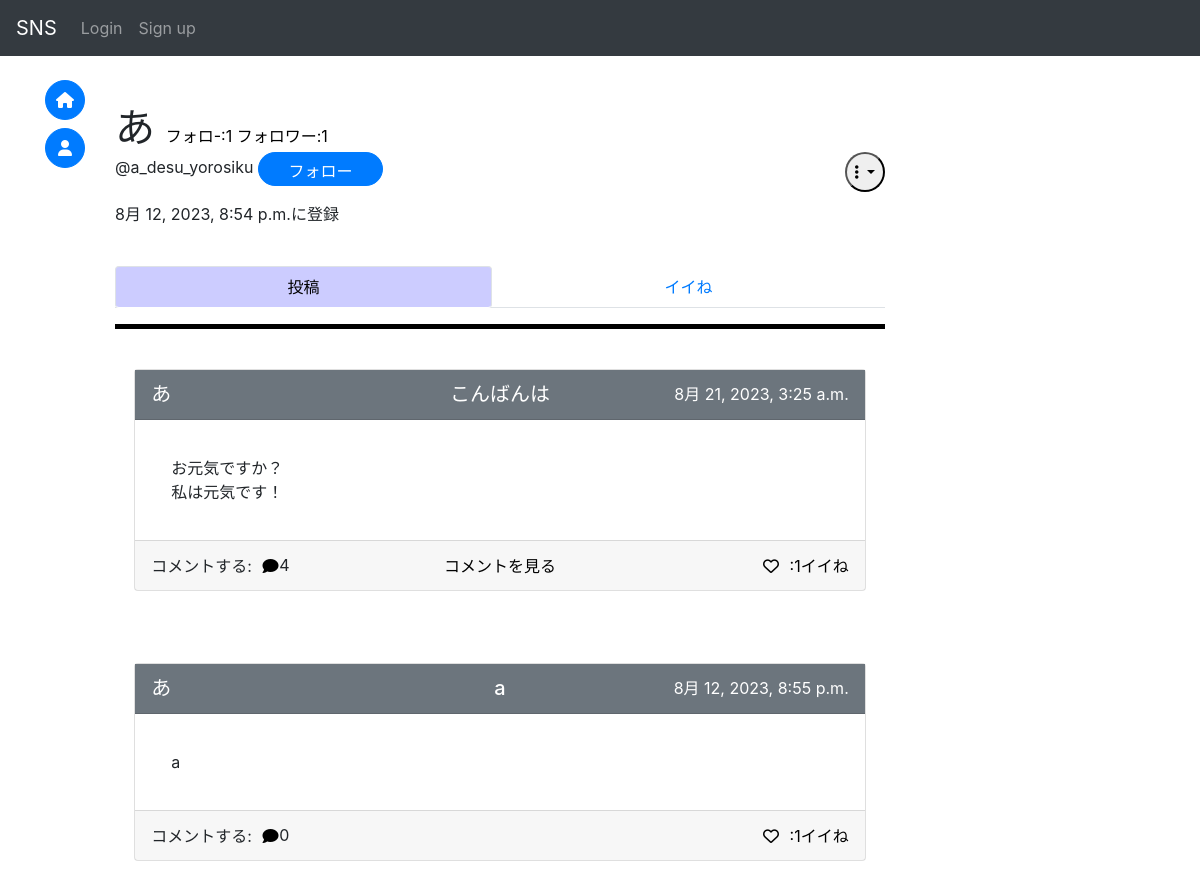
Before: /accounts/user/1d301dd7-8f2a-4aba-b0e0-6cc3a210333b/ with the older database file.
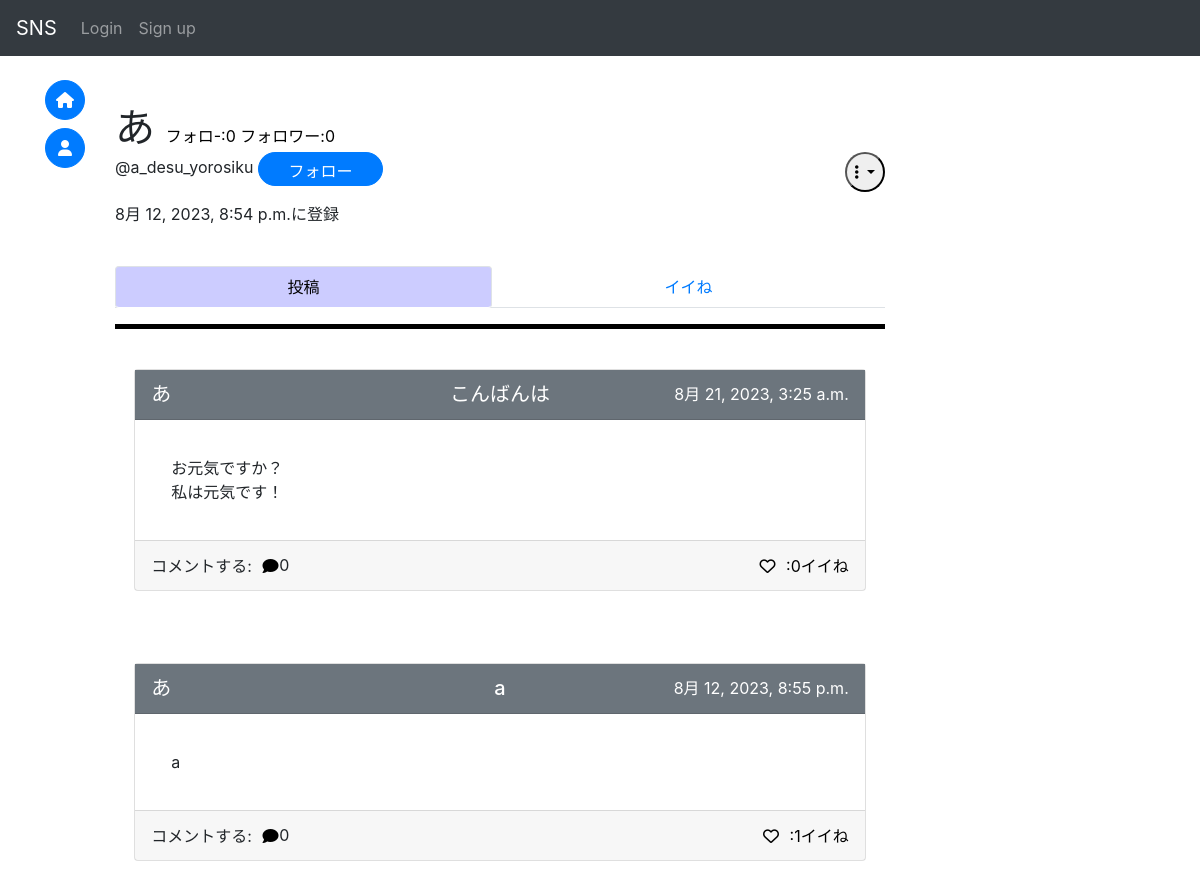
After: the same page with the newer database file.
### accounts/models.py (models this page shows, shortened)
class CustomUser(AbstractBaseUser, PermissionsMixin):
    id = models.UUIDField(primary_key=True, default=uuid.uuid4, editable=False)
    email = models.EmailField(_("email address"), unique=True, null=True)
    is_staff = models.BooleanField(
        _("staff status"),
        default=False,
        help_text=_("Designates whether the user can log into this admin site."),
    )
    username = models.CharField(_("username"), max_length=50)
    usertag = models.CharField(_("usertag"), max_length=16, unique=True, null=True)
    created_at = models.DateTimeField(auto_now_add=True)
    mentioned = models.ManyToManyField(
        "sns.Post",
        blank=True,
        related_name="mentioned"
    )
    objects = CustomUserManager()
    EMAIL_FIELD = "email"
    USERNAME_FIELD = "email"
    REQUIRED_FIELDS = ["username", "usertag"]
    class Meta:
        verbose_name = _("user")
        verbose_name_plural = _("users")
    def __str__(self):
        return self.username

### sns/models.py (models this page shows, shortened)
class Post(models.Model):
    id = models.UUIDField(primary_key=True, default=uuid.uuid4, editable=False)
    title = models.CharField(max_length=50, null=True)
    detail = models.TextField(max_length=255)
    author = models.ForeignKey(
        get_user_model(),
        on_delete=models.CASCADE,
        related_name="author"
    )
    created_at = models.DateTimeField(auto_now_add=True)
    good_num = models.IntegerField(default=0)
    mode = models.IntegerField(default=0)#0:通常の投稿 1:コメント
    parent_post = models.ForeignKey(
        "Post",
        on_delete=models.CASCADE,
        null=True,
        blank=True,
    )

### accounts/views.py (the view, shortened to what this page needs)
# urls.py: path("user/<str:id>/", views.user_detail, name="user"),
def user_detail(request, id):
    context = {}
    user = get_object_or_404(CustomUser, pk=id)
    post = Post.objects.filter(author=user)
    context["userDetail"] = user
    context["posts"] = post
    following_num = Follower.objects.filter(following=user).count()
    followed_num = Follower.objects.filter(followed=user).count()
    context["following"] = False
    context["following_num"] = following_num
    context["followed_num"] = followed_num
    context["btn_class"] = "btn-primary"
    lib.list_comment(context, post)
    if request.user.is_anonymous:
        return render(request, "accounts/userDetail.html", context)

### mysns/lib.py (called while the page is built)
def comment_num_count(now, com_num, count=0):
    ans = 0
    for n in now.post_set.all():
        ans += comment_num_count(n, com_num, count)
    com_num[now.id] = ans
    return ans + 1

def list_comment(context, post):
    comment_num = {} #各投稿に対するコメント数
    top_comment = {} #各投稿に対するコメント
    for p in post:
        comment_num_count(p, comment_num)
        try:
            top_comment[p.id] = p.post_set.all()
        except Exception:
            top_comment[p.id] = []
    context["comment_num"] = comment_num
    context["top_comment"] = top_comment

### sns/templatetags/custom_filter.py (called while the page is built, shortened)
@register.filter
def get_value(d, k):
    if k in d:
        return d[k]
    return None

@register.filter
def mention(post):
    detail = post.detail
    users = set(get_user_model().objects.all())
    usertags = {}
    for u in users:
        usertags[u.usertag] = u.id
    res = ""
    detail = escape(detail)
    i = 0
    last_i = 0
    while i < len(detail) - 1:
        i += 1
    res += detail[last_i:]
    return mark_safe(res)

### accounts/templates/accounts/userDetail.html (shortened to what this page needs)
{% extends "base.html" %}
{% block content %}
    <br>
    <div>
        <div>
            <h1 style="display:inline;">
                {{ userDetail.username }}
            </h1>
            <a href="{% url 'accounts:follower' userDetail.id 'following' %}" class="notlink">
                フォロ-:{{ following_num }}
            </a>
            <a href="{% url 'accounts:follower' userDetail.id 'followed' %}" class="notlink">
                フォロワー:<div style="display:inline;" class="num">{{ followed_num }}</div>
            </a>
                <div class="dropdown">
                    <button class="wh-30px float-right dropdown-toggle" type="button"
                        id="dropdownMenuButton" data-toggle="dropdown" aria-haspopup="true" aria-expanded="false">
                            <i class="fa-solid fa-ellipsis-vertical"></i>
                    </button>
                </div>
        </div>
        <p>
            {% if request.user.is_anonymous %}
                @{{ userDetail.usertag }}
                <button type="button" class="btn btn-primary w-120px h-40px rounded-pill"
                    onClick="location.href='{% url 'accounts:follow' userDetail.id %}'">
                        フォロー
                </button>
                <br>
            {% elif user.id == userDetail.id %}
                @{{ userDetail.usertag }}
            {% endif %}
        </p>
        <p>
            {{ userDetail.created_at }}に登録
        </p>
    </div>
    {% if is_block %}
        <div>
            <br>
            <br>
            <h1 style="color:red; text-align:center;">ブロック中のユーザー<h1>
        </div>
    {% elif is_blocked %}
        <div>
            <br>
            <br>
            <h3 style="text-align:center;">このユーザーは投稿の公開を制限しています</h3>
        </div>
    {% else %}
        <div class="row-1" style="position: sticky;top: 55px;z-index:2;background-color:#fff;">
            <br>
            <ul class="nav nav-tabs nav-fill nav-pills" role="tablist">
                <li class="nav-item tab-hov">
                    <a class="nav-link active" id="item1-tab" data-toggle="tab" href="#item1" role="tab" aria-controls="item1" aria-selected="true">
                        投稿
                    </a>
                </li>
                <li class="nav-item tab-hov">
                    <a class="nav-link" id="item2-tab"
                        data-toggle="tab" href="#item2" role="tab" aria-controls="item2" aria-selected="false">
                        イイね
                    </a>
                </li>
            </ul>
            <hr width="100%" color="#0" style="height:4px;">
            <br>
        </div>
        <div class="tab-content">
            <div class="tab-pane fade show active" id="item1" role="tabpanel" aria-labelledby="item1-tab">
                {% with posts_include=posts good_mode="1" othergood="12" %}
                    {% include 'post_list_include.html' %}
                {% endwith %}
            </div>
        </div>
    {% endif %}
{% endblock %}

### templates/base.html (shortened to what this page needs)
<!DOCTYPE html>
<html>
    <head>
        {% load static %}
        <link rel="stylesheet" href="https://stackpath.bootstrapcdn.com/bootstrap/4.3.1/css/bootstrap.min.css">
        <link href="{% static 'fontawesomefree/css/fontawesome.css' %}" rel="stylesheet" type="text/css">
        <link href="{% static 'fontawesomefree/css/brands.css' %}" rel="stylesheet" type="text/css">
        <link href="{% static 'fontawesomefree/css/solid.css' %}" rel="stylesheet" type="text/css">
        <link rel="stylesheet" href="{% static 'css/card.css' %}">
    </head>
    <body>
        <nav class='navbar navbar-expand-sm navbar-dark bg-dark fixed-top'>
            <a class='navbar-brand' href='{% url "sns:index" %}'>SNS</a>
            <ul class="navbar-nav">
                {% if user.is_authenticated %}
                    <li class="navbar-item">
                        <a href='{% url "accounts:user" user.id %}'>
                            <span class="navbar-text">{{ user }} -</span>
                        </a>
                    </li>
                    <li class="nav-item">
                        <a href='{% url "logout" %}' class="logout nav-link">
                            Logout
                        </a>
                    </li>
                {% else %}
                    <li class="nav-item">
                        <a href='{% url "login" %}' class="login nav-link">
                            Login
                        </a>
                    </li>
                    <li class="nav-item">
                        <a href='{% url "accounts:signup" %}' class="signup nav-link">Sign up</a>
                    </li>
                {% endif %}
            </ul>
        </nav>
        <div class='container-fluid'>
            <div class="row">
                <div class="col-1">
                    <div style="position: sticky; top: 75px;">
                            <button class="btn btn-primary rounded-circle p-0 w-40px float-right"
                                 onClick="location.href='{% url 'sns:index' %}'">
                                <i class="fa-solid fa-house"></i>
                            </button>
                            <br>
                            <br>
                            {% if user.is_anonymous %}
                                <button class="btn btn-primary rounded-circle p-0 w-40px float-right"
                                    onClick="location.href='/accounts/login'">
                                    <i class="fa-solid fa-user"></i>
                                </button>
                            {% endif %}
                    </div>
                </div>
                <div class="col-8">
                    {% block content %}
                    {% endblock %}
                </div>
            </div>
        </div>
    </body>
</html>

### templates/post_list_include.html (shortened to what this page needs)
<div>
{% load custom_filter %}
{% for postin in posts_include reversed %}
    {% if postin.author in blocks or postin.author in blocked or postin.author in mutes%}
    {% else %}
        {% with postcard=postin %}
            {% include 'post_card_include.html' %}
        {% endwith %}
        <br>
        <br>
        <br>
    {% endif %}
{% endfor %}
</div>

### templates/post_card_include.html (shortened to what this page needs)
{% load custom_filter %}
<div class="card w-150px mx-auto clearfix" style="position:relative;">
    <a href="{% url 'sns:post' postcard.pk %}" style="position:absolute;inset:0;">
        <div class="card-header bg-secondary h-50px clearfix" style="display:flex; justify-content:center;postition:relative;">
            <h5 style="position:absolute; left:1rem;">
                <a href="{% url 'accounts:user' postcard.author.id %}" class="on-a title-link">
                    {{ postcard.author }}
                </a>
            </h5>
            <h5 style="text-align:center; display:table-cell;">
                <a href="{% url 'sns:post' postcard.id %}" class="on-a title-link">
                    {% if postcard.mode != 1 %}
                        {{ postcard.title | truncatechars:20 }}
                    {% endif %}
                </a>
            </h5>
            <p style="position:absolute; right:1rem; color:white">
                {{ postcard.created_at }}
            </p>
        </div>
        <div class="card-body detail clearfix">
            <p class="card-text">
                <div class="on-a">
                    {{ postcard|mention|linebreaks }}
                </div>
            </p>
        </div>
        <div class="card-footer h-50px text-right clearfix" style="display:flex;justify-content:center;postition:relative;">
            <div style="display:inline">
                <p style="position:absolute;left:1rem;">
                    コメントする:
                    <button onClick="clearText('{{ postcard.id }}')" class="good on-a">
                        <i class="fa-solid fa-comment"></i>
                    </button>
                    <div id="comment_num_{{ postcard.id }}" style="position:absolute;left:9rem;">
                        {{ comment_num|get_value:postcard.id }}
                    </div>
                </p>
            </div>
            <div>
            {% with num=comment_num|get_value:postcard.id %}
            {% if num > 0 %}
                <button onClick="openComment('{{ postcard.id }}_{{ good_mode }}')" class="good on-a">
                    コメントを見る
                </button>
            {% endif %}
            {% endwith %}
            </div>
            <div style="position:absolute;right:1rem;">
                {% if user.is_anonymous %}
                    <button onClick="location.href='{% url 'sns:good' postcard.id 1 %}'" class="good on-a">
                        <i class="fa-regular fa-heart"></i>
                    </button>
                {% endif %}
                <a href="{% url 'sns:good_user' postcard.id %}" class="notlink on-a">
                    <div id="num_{{ postcard.id }}_{{ good_mode }}" style="display:inline;size:4;">:{{ postcard.good_num }}イイね</div>
                </a>
            </div>
        </div>
    </a>
</div>

### static/css/card.css (style rules this page uses)
.detail { margin-left:1rem; }
.title-link, .title-link:hover { color:white; }
.good, .good:focus, .good:hover { border: none; outline: none; background: none; display: inline; }
.on-a { position: relative; z-index: 1; }
.notlink { text-decoration:none !important; color:black !important; }
.w-150px { width: 80% !important; }
.h-50px { height: 50px !important; }

### templates/base.html (style rules this page uses)
body { padding-top : 80px }
.w-40px { width: 40px !important; height: 40px !important; }

### accounts/templates/accounts/userDetail.html (style rules this page uses)
.detail { margin-left:1rem; }
.title-link, .title-link:hover { color:white; }
.good, .good:focus, .good:hover { border: none; outline: none; background: none; display: inline; }
.w-150px { width: 95% !important; }
.h-50px { height: 50px !important; }
.on-a { position: relative; z-index: 1; }
.w-120px { width: 125px !important; }
.h-40px { height: 34px !important; }
.wh-30px { width: 40px !important; height: 40px !important; border-radius:50%; }
.notlink { text-decoration:none !important; color:black !important; }
.nav-pills .nav-link.active { background-color: #ccf; color: black; }

Changed rows visible on the page:
changed Post "こんばんは": id "4" → "0"; good_num "1" → "0"; no longer shows "コメントを見る"
Other visible differences:
{{ following_num }}: "1" → "0"
{{ followed_num }}: "1" → "0"
